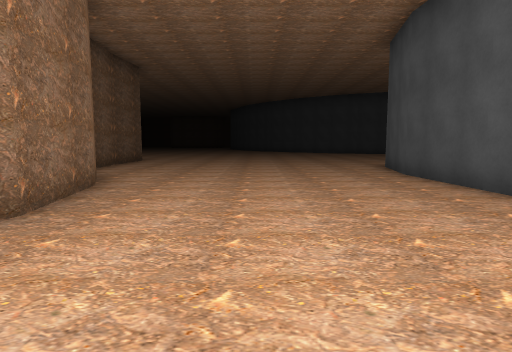
View 1 (above)

24 first-person views from a walk through a 3-D level made in the Unity game engine. The camera is 1.4 m above the floor, tilts 6° down and sees 75° across. Doors are open. The floor is counted in squares, 2 m on a side. Each view is taken from the middle of a square. On the plan, view 1 faces up. The plan holds only what a view shows up to about 10 squares ahead; the rest is blank. The place goes on beyond the plan. Some animated figures are left out.

View 2
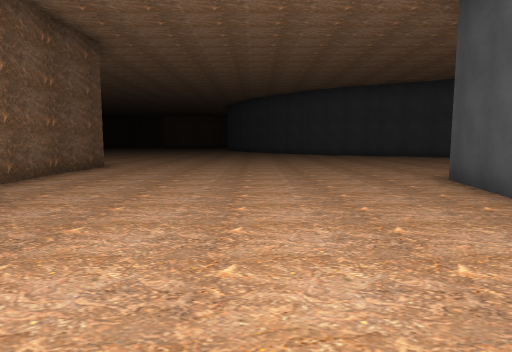

View 3
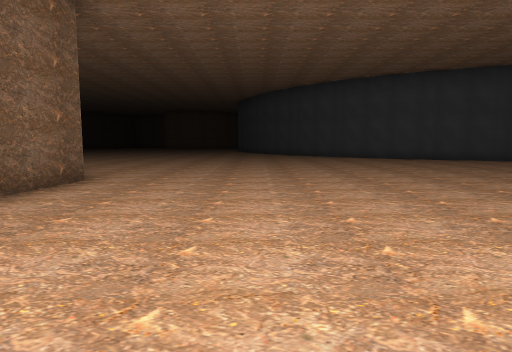

View 4
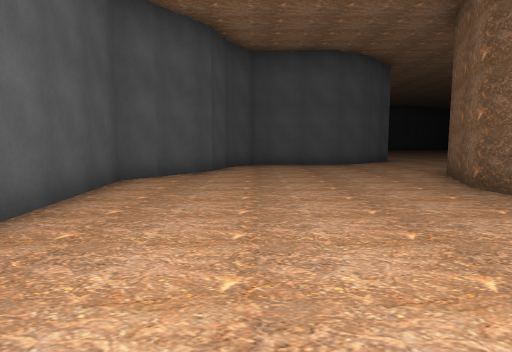

View 5
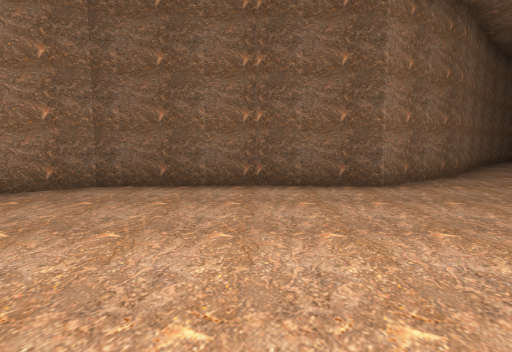

View 6
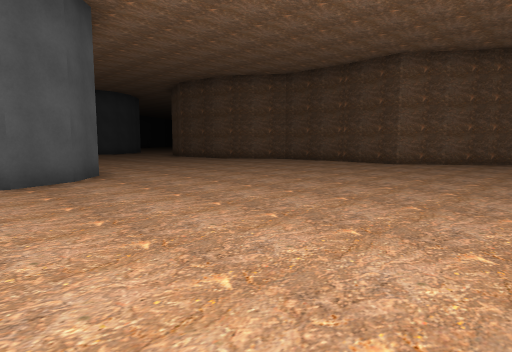

View 7
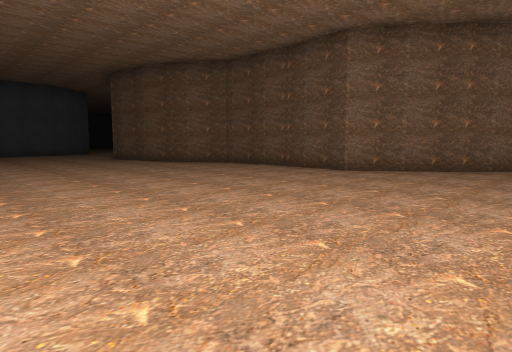

View 8
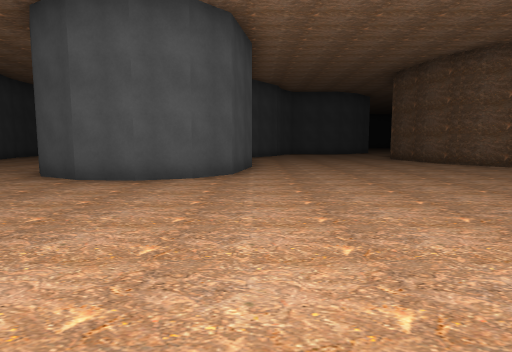

View 9
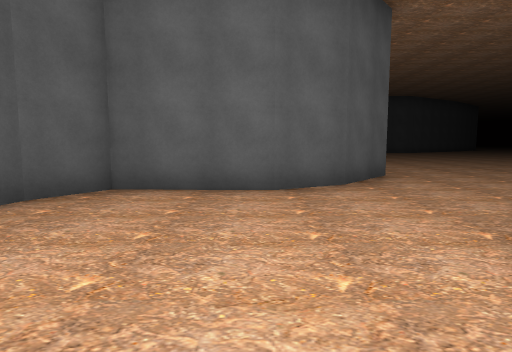

View 10
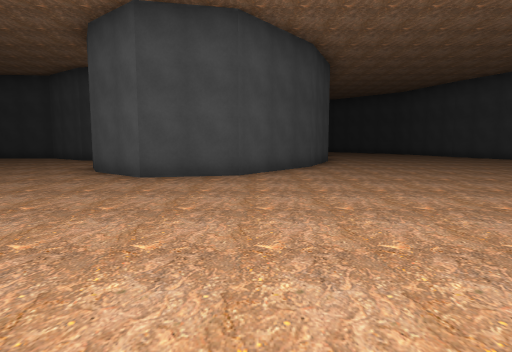

View 11
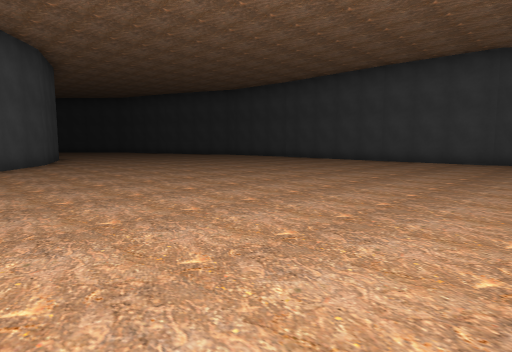

View 12
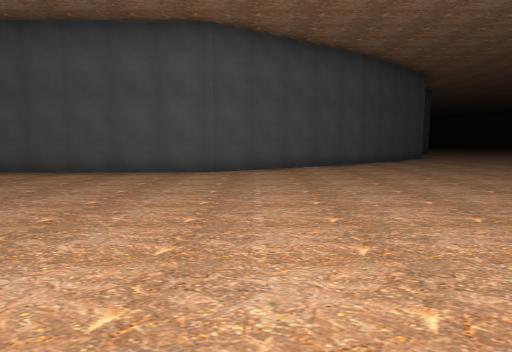

View 13
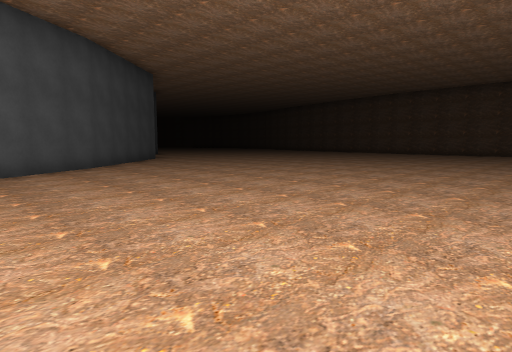

View 14
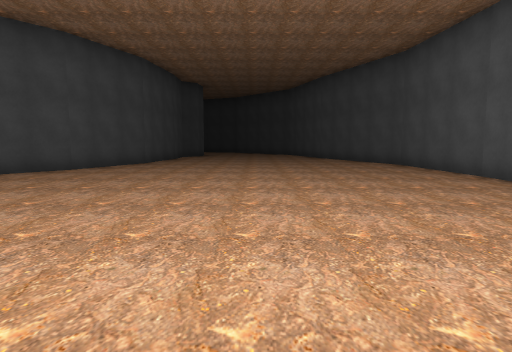

View 15
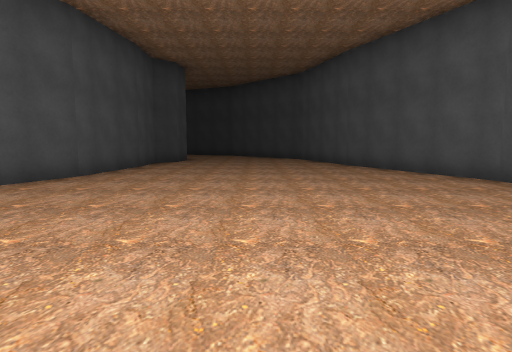

View 16
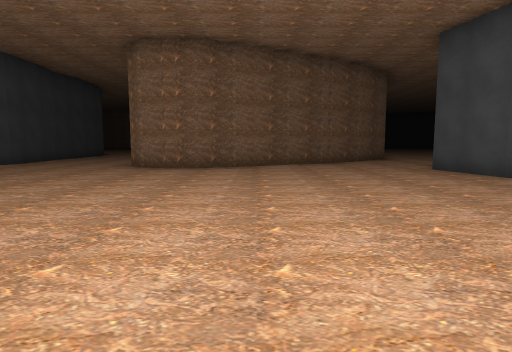

View 17
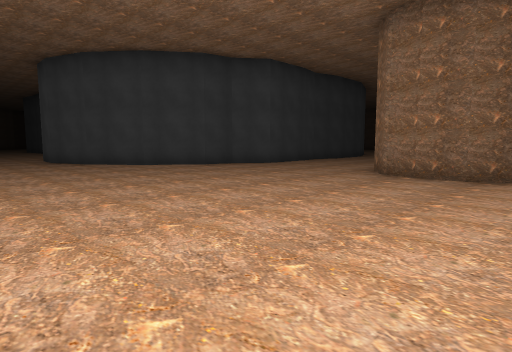

View 18
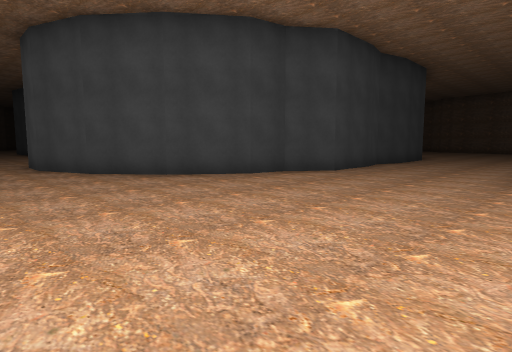

View 19
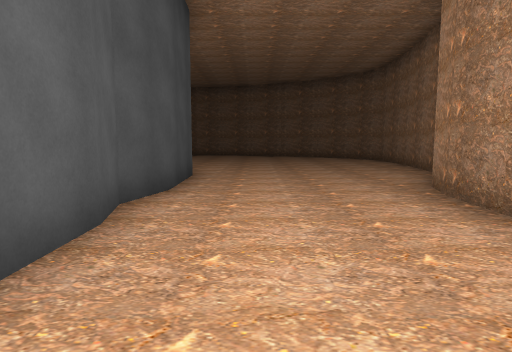

View 20
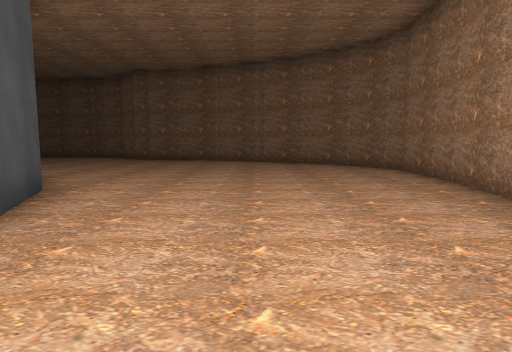

View 21
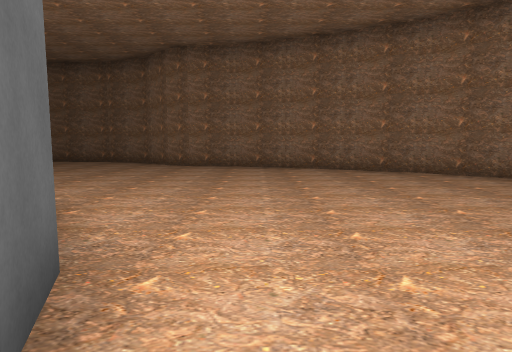

View 22
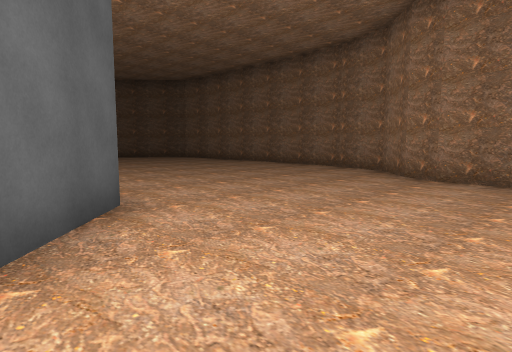

View 23
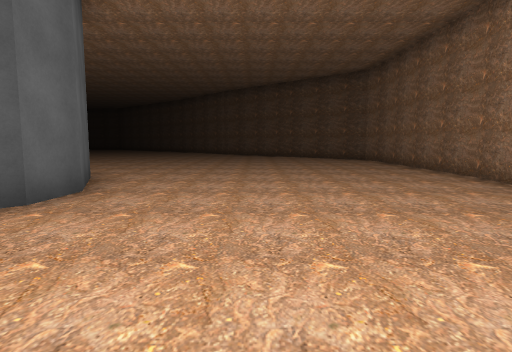

View 24
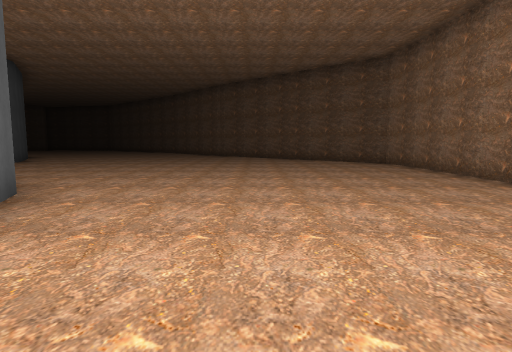

### Floor plan
Points are (right, up) in squares from view 1. A wall is a line through its corners. A room is listed if a view was taken in it or the views show most of it. See-through windows are left out.
Room 1 (views 1, 2, 3, 4, 5, 6, 7, 8, 9)
walls: (3.1, 6.8) (3.5, 9) (4.2, 9.8) (5.1, 10.1) (6.3, 10); (-4.2, 10.1) (-4.1, 7.6) (-2.9, 6.1) (-2.5, 5.2); (-2.6, 5.3) (-2.2, 3.1) (-3.1, 0.9); (-5.6, 14) (-4.1, 11.9) (-4.2, 9.9); (2, 0.2) (3.4, 2.2) (3.1, 7); (-8.1, 16.2) (-5.5, 13.9); (-2.4, -2.3) (-1.3, -1.7) (1.1, -1.8) (1.6, -1) (1.9, 0.3)
ways out: opening at (-3, -0.5) to room 2
Room 2 (views 10, 11, 12, 13, 14, 15, 16, 17, 18, 19, 20, 21, 22, 23, 24)
walls: (-17.2, -5.4) (-18.6, -6.5) (-20.1, -7.1) (-21.4, -7); (-15.3, -0.2) (-15.3, -2.1) (-16, -3) (-16.2, -4) (-17.3, -5.5); (-10.3, -3.4) (-11, -3.2) (-11.5, -2.6); (-11.6, 0.1) (-11.5, 1.3); (-15.2, 1.8) (-15.5, 0.6) (-15.3, -0.3); (-11.6, 1.2) (-11.3, 2.1); (-6.5, -2) (-9.5, -3.4) (-10.4, -3.4); (-16.1, 5.7) (-15.4, 4.1) (-15.3, 1.7); (-10, 4.5) (-9.6, 6.8) (-9.5, 8.9) (-10.1, 10.1) (-11.5, 11.3); (-21.4, 7.8) (-19.6, 8.6) (-18.6, 8.5) (-17.3, 7.3); (-14.2, -19.1) (-10.1, -16.5) (-5.3, -16.3); (-14.7, -19.6) (-14.1, -19.1); (-0.8, -7.6) (-3.2, -5.7) (-3.6, -3.8) (-2.4, -2.3); (-3.3, -16.2) (-2.4, -16.1); (-11.4, 11.3) (-14.2, 12.9); (-2.5, -16.5) (0.8, -16.3) (4.7, -14.6); (-14.2, 12.7) (-15.7, 13.2); (1.7, -8.5) (-0.9, -7.5); (-15.5, 13.2) (-16.9, 13.3) (-17.5, 13.6) (-18.4, 14.6) (-19.9, 15.1); (-19.7, 15.1) (-21.6, 15.3) (-26.2, 15.2); (4.2, -8.8) (1.5, -8.5); (5.1, -8.8) (4.1, -8.8); (-26, 15.2) (-27.1, 15.1)
ways out: opening at (-3, -0.5) to room 1

Where each view was taken, in squares from view 1:
view 1: 0 up, 0 right, facing up
view 2: 3 up, 0 right, facing up
view 3: 6 up, 1 left, facing up
view 4: 8 up, 1 right, facing down
view 5: 10 up, 1 right, facing left
view 6: 16 up, 6 right, facing down-left
view 7: 16 up, 3 right, facing down-left
view 8: 16 up, 3 right, facing down
view 9: 3 up, 1 left, facing down
view 10: 6 down, 10 left, facing right
view 11: 5 down, 12 left, facing down-right
view 12: 9 down, 11 left, facing down
view 13: 10 down, 11 left, facing down-left
view 14: 12 down, 9 left, facing right
view 15: 12 down, 5 left, facing right
view 16: 12 down, 8 left, facing up
view 17: 10 down, 8 left, facing up-left
view 18: 9 down, 11 left, facing up-left
view 19: 3 down, 14 left, facing up
view 20: 1 up, 13 left, facing up
view 21: 4 up, 15 left, facing up
view 22: 7 up, 15 left, facing up-left
view 23: 11 up, 15 left, facing left
view 24: 11 up, 17 left, facing left
